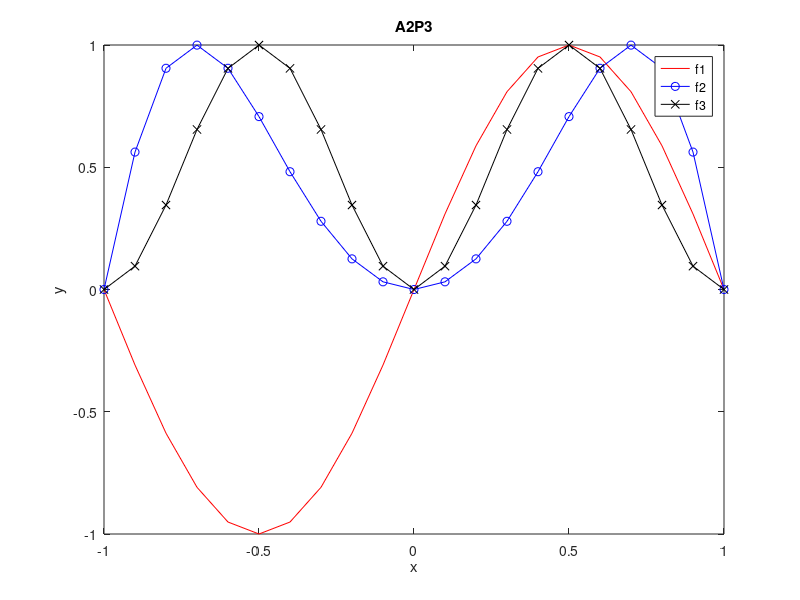

Reproduce this figure in MATLAB.
x = -1:0.1:1;

f1 = sin(pi*x);
f2 = sin(pi*(x.^2));
f3 = sin(pi*x).^2;


plot(x,f1,'r-',x,f2,'bo-',x,f3,'kx-');
legend('f1', 'f2', 'f3');
xlabel('x');
ylabel('y');
title('A2P3');